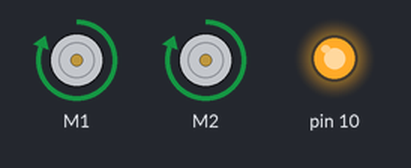
Recording of a sketch running on a simulated Arduino Uno, built with avr-gcc and run on an emulated ATmega328P. Shown: 2 × DC motor (green arrow = forward, orange = backward, longer = faster), output pins drawn as LEDs (lit = HIGH). Pins used as bus, display or sensor lines are not drawn; what the sketch prints to the serial monitor is not drawn.

Above: at 0.1 s.
Timing chart, 0 to 1.6 s (numbered marks = the images above):
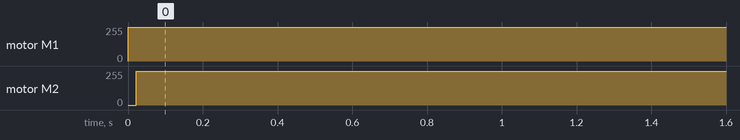

Measured:
- by itself, motor M1: stopped → forward 255/255 at 0.00 s
- by itself, motor M2: stopped → forward 255/255 at 0.02 s

The sketch:

galbanoServo.ino
```cpp
/*
 * DRV8835 端子
 * M2PWM    Pin  35
 * M1PWM    Pin  34
 * M2DIR    Pin  33
 * M1DIR    Pin  32
 *
 * VSPI 端子
 * GPIO #18  —– SCLK ( SPI Clock ) //
 * GPIO #23  —– MOSI ( Master Output Slave Input ) 
 * GPIO #19  —– MISO ( Master Input Slave Output ) 
 * GPIO #05  —– CS1 ( Chip Select )
 * GPIO #15  —– CS2 ( Chip Select )
 *
 */
#include <AutoPID.h>
#include <SPI.h>

#include <DRV8835MotorShield.h>
DRV8835MotorShield motors;

#define S1 5
#define S2 15

// Delay msec for motor rotate time
#define xDelay 20
#define yDelay 20

unsigned char values[2];
int16_t x,y;
float  c= (360.0/16383.0);
int speed=0;

#define OUTPUT_MIN -400
#define OUTPUT_MAX  400
#define KP 0.12
#define KI 0.0004
#define KD 0.00005

double xAngle, xSetPoint, xOutputVal;
double yAngle, ySetPoint, yOutputVal;

unsigned long time0, time1, time2;
//input/output variables passed by reference, so they are updated automatically
AutoPID xPID(&xAngle, &xSetPoint, &xOutputVal, OUTPUT_MIN, OUTPUT_MAX, KP, KI, KD);
//input/output variables passed by reference, so they are updated automatically
AutoPID yPID(&yAngle, &ySetPoint, &yOutputVal, OUTPUT_MIN, OUTPUT_MAX, KP, KI, KD);

void setup() {
  // SPI
  SPI.begin();//int8_t sck, int8_t miso, int8_t mosi, int8_t ss
  SPI.setFrequency(1000000); //SSD1331 のSPI Clock Cycle Time 50nsec
  SPI.setDataMode(SPI_MODE3);
  SPI.setBitOrder(MSBFIRST);
  pinMode(S1, OUTPUT);
  pinMode(S2, OUTPUT);
  Serial.begin(115200);
  // PID
  //if angle is more than 4 degrees below or above setpoint, OUTPUT will be set to min or max respectively
  xPID.setBangBang(16.3);
  //set PID update interval to 10ms
  xPID.setTimeStep(xDelay);
  //
  //if angle is more than 4 degrees below or above setpoint, OUTPUT will be set to min or max respectively
  yPID.setBangBang(16.3);
  //set PID update interval to 10ms
  yPID.setTimeStep(yDelay);
}


// range 0- 16383  0-360deg  0021974 deg/unit

void loop() {
// get xSetPoint, ySetPoint
  xSetPoint=90.0;
  ySetPoint=90.0;

/*  y axis  */
  time0 = micros();
  //delay(250);
  digitalWrite(S1, LOW);
  delayMicroseconds(10);
  for(int16_t i=0; i<2; i++) {
   values[i] = SPI.transfer(0x00); // MISIは使わないので、引数は任意
  }
  digitalWrite(S1, HIGH);
  x = ((values[0]<<8) + values[1]) & 0x3fff;
  xAngle=float(x)*c;
//
  xPID.run();
//
  speed=xOutputVal;
//
  motors.setM1Speed(speed);
  delay(xDelay);

  Serial.print(" x=");
  Serial.print(xAngle);
  Serial.print(" xs=");
  Serial.print(speed);
  time1 = micros();

/*  y axis  */
  digitalWrite(S2, LOW);
  delayMicroseconds(10);
  for(int16_t i=0; i<2; i++) {
   values[i] = SPI.transfer(0x00);
  }
  digitalWrite(S2, HIGH);
  y = ((values[0]<<8) + values[1]) & 0x3fff;
  yAngle=float(y)*c;
//
  yPID.run();
//
  speed=yOutputVal;
//
  motors.setM2Speed(speed);
  delay(yDelay);

  Serial.print(" y=");
  Serial.print(yAngle);
  Serial.print(" ys=");
  Serial.print(speed);

  time2 = micros();

  Serial.print(" time=");
  Serial.print(float(time2-time0)/1000.0);
  Serial.println("msec");
}
```
